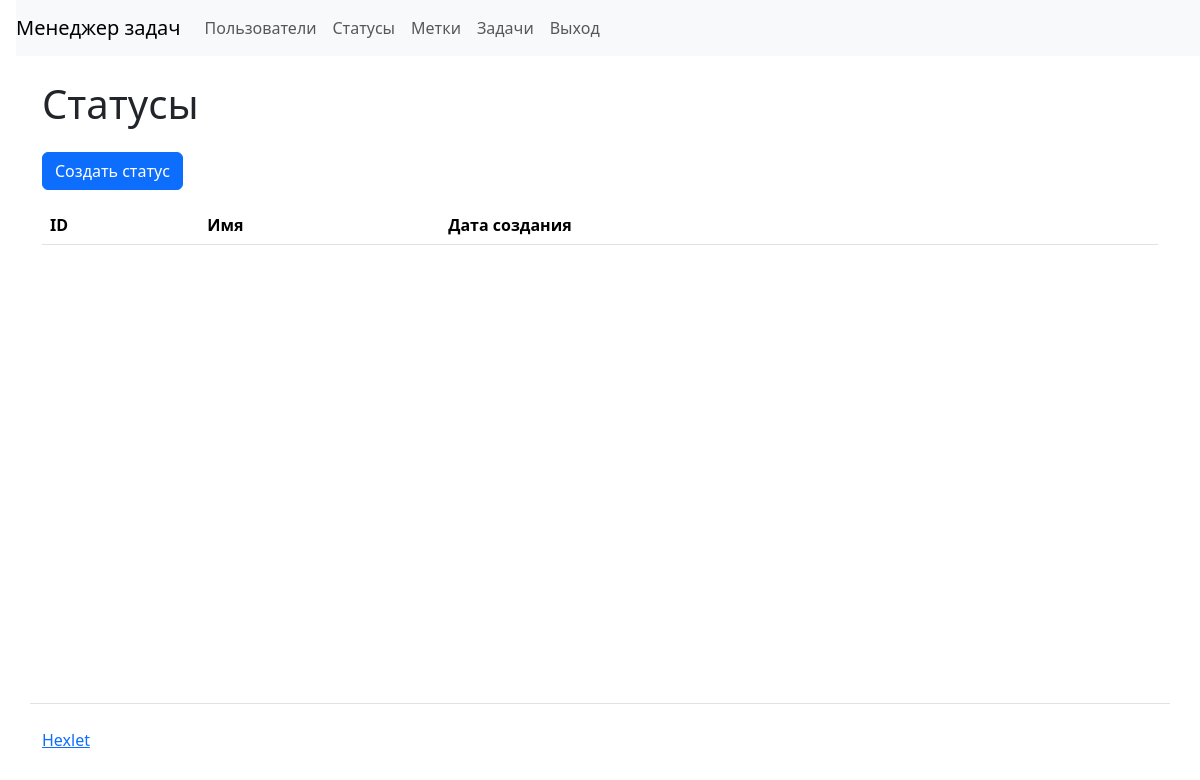
/statuses/ (signed in), run on an earlier commit of the app's database.
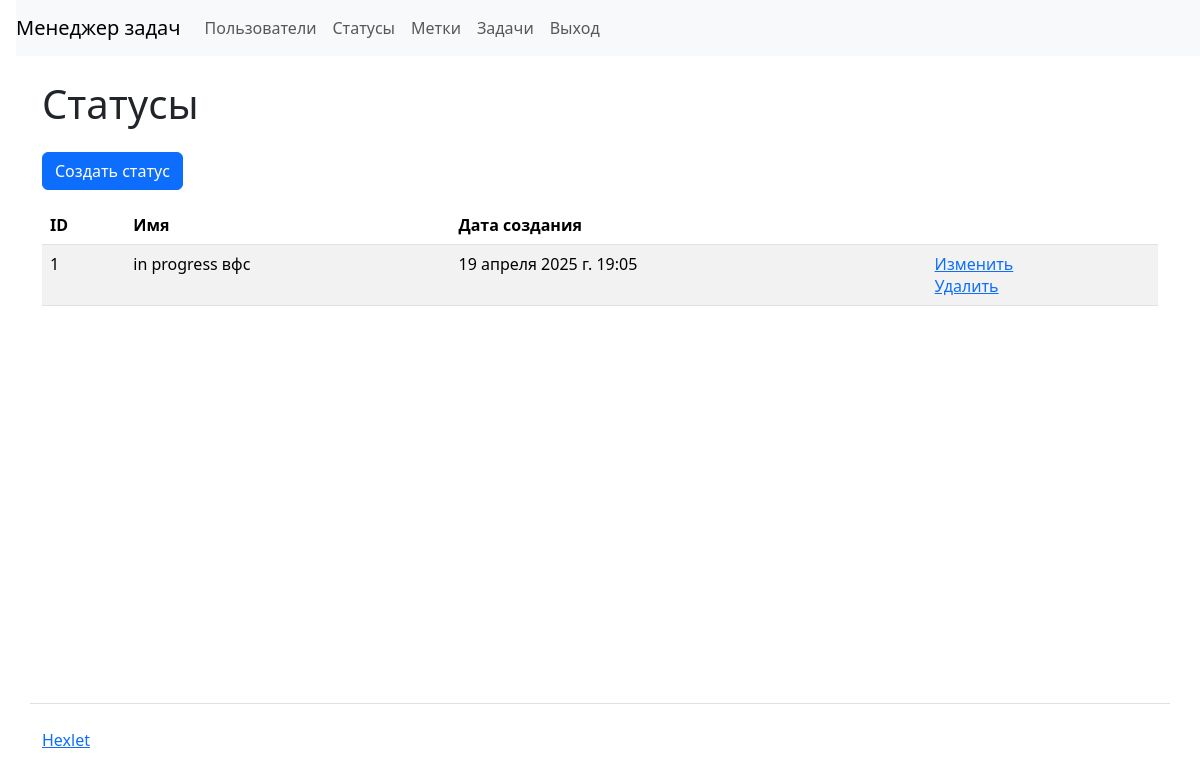
And on a later commit of the database.
### task_manager/statuses/models.py (models this page shows, shortened)
class Status(models.Model):
    name = models.CharField(
        max_length=200,
        verbose_name=_("Name"),
        unique=True,
    )
    created_at = models.DateTimeField(
        auto_now_add=True,
        verbose_name=_("Creation date"),
    )
    class Meta:
        verbose_name = _("Status")
        verbose_name_plural = _("Statuses")

### task_manager/statuses/views.py (the view)
# urls.py: path('', views.StatusesListView.as_view(), name='statuses'),
class StatusesListView(BasicStatusView, ListView):
    template_name = "statuses/statuses.html"
    context_object_name = "statuses"

### task_manager/mixins.py (called while the page is built)
    def dispatch(self, request, *args, **kwargs):
        if not request.user.is_authenticated:
            message = _("You are not authorized! Please log in")
            messages.error(request, message)
            return redirect(self.login_url)
        return super().dispatch(request, *args, **kwargs)

### task_manager/templates/statuses/statuses.html
{% extends "base.html" %}
{% load i18n %}
    {% block content %}
    <h1 class="my-4">
      {% translate "Statuses" %}
    </h1>
    <a class="btn btn-primary mb-3" href="/statuses/create/">{% translate "Create status" %}</a>
    <table class="table table-striped">
      <thead>
        <tr>
          <th>ID</th>
          <th>{% translate "Name" %}</th>
          <th>{% translate "Creation date" %}</th>
          <th></th>
        </tr>
      </thead>
      <tbody>
        {% for status in statuses %}
          <tr>
            <td>{{ status.id }}</td>
            <td>{{ status.name }}</td>
            <td>{{ status.created_at }}</td>
            <td>
              <a href="{% url 'status_update' status.id %}">{% translate "Change" %}</a>
              <br>
              <a href="{% url 'status_delete' status.id %}">{% translate "Delete" %}</a>
            </td>
          </tr>
        {% endfor %}
      </tbody>
    </table>
    {% endblock %}

What changed in the data, as far as the page shows it:
added Status: id "1", name "in progress вфc", created_at "19 апреля 2025 г. 19:05"
